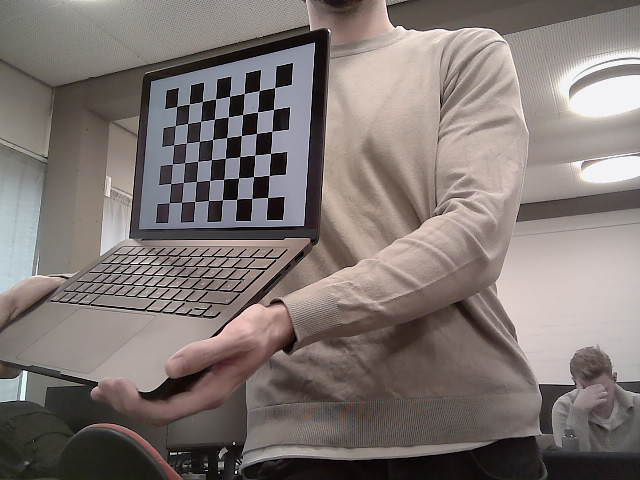
#> input picture Python/imgs/calibration_image_11.png, 640 x 480 px
$ python -i MyRobot.py   (imports and definitions only)
#> lines starting #> are read from the running program, lines starting #| are printed output that depends on the picture; after the words box and inside, x2 and y2 are one past the last pixel; in counts of white or black regions, pixels touching at a corner belong together
#> further down, picture is the input picture: shape (480, 640, 3); mean B, G, R 115.2, 118.2, 127.4
import os
import sys
import inspect
import math
import numpy as np
import time
import cv2
import CameraCalibration
import DectectSmarties as ds


# --- Dynamixel SDK path bootstrap -----------------------
currentdir = os.path.dirname(os.path.abspath(inspect.getfile(inspect.currentframe())))
parentdir = os.path.dirname(currentdir)
sdk_path = os.path.join(parentdir, "DynamixelSDK-3.7.31", "python", "src", "dynamixel_sdk")
if sdk_path not in sys.path:
    sys.path.insert(0, sdk_path)

from dynamixel_sdk import PortHandler, PacketHandler


def cosd(x_deg):  # cos with degrees
    return math.cos(math.radians(x_deg))


def sind(x_deg):  # sin with degrees
    return math.sin(math.radians(x_deg))

# ------------------------------- Camera ---------------------------------------
# Calibration file saved by CameraCalibration.py, next to this script


CALIBRATION_FILE = os.path.join(currentdir, "calibration_data.npz")

# Camera axes expressed in frame 4 (columns = x_c, y_c, z_c).
# z_c = x4 (optical axis points along the gripper). This is ONE plausible mounting -- verify on the robot!
R_EE_CAM = np.array([[ 0,  0, 1],
                     [-1,  0, 0],
                     [ 0, -1, 0]], dtype=float)

# Lens position in frame 4 [mm] (T04 -> T05): the lens is not centred on the gripper
CAM_OFFSET = np.array([-10.0, 25.0, 15.0])


# [51 lines left out: functions load_camera_calibration, camera_transform, translation, pixel_to_3D, not called in this run]


class MyRobot:
    # ----------------------------- Constants (AX-12A) -------------------------
    ADDR_MX_TORQUE_ENABLE = 24       # 1 byte
    ADDR_MX_GOAL_POSITION = 30       # 2 bytes
    ADDR_MX_MOVING_SPEED = 32        # 2 bytes
    ADDR_MX_TORQUE_LIMIT = 34        # 2 bytes
    ADDR_MX_PRESENT_POSITION = 36    # 2 bytes

    PROTOCOL_VERSION = 1.0
    BAUDRATE = 1000000
    DEVICENAME = "COM8"              # e.g., Windows: 'COM3' | Linux: '/dev/ttyUSB0' | Mac: '/dev/tty.usbserial-*'

    TORQUE_ENABLE = 1
    TORQUE_DISABLE = 0
    COMM_SUCCESS = 0
    DXL_MOVING_STATUS_THRESHOLD = 10  # [ticks], not used directly here
    TICKS_PER_DEG = 1.0 / 0.29        # ≈ 3.448275862 ticks per degree
    DEG_PER_TICK = 0.29

    # Link dimensions from the DH model [mm]
    D1 = 46.07
    A2 = 95.18
    A3 = 95.18
    A4 = 60.72

    # ------------------------------- Init -------------------------------------
    # [56 lines left out: function __init__, not called in this run]

    # ----------------------------- Utilities ----------------------------------
    @staticmethod
    def clamp(v, lo, hi):
        return max(lo, min(hi, v))

    @classmethod
    def deg_to_ticks(cls, deg):
        return int(round(deg * cls.TICKS_PER_DEG))

    @classmethod
    def ticks_to_deg(cls, ticks):
        return ticks * cls.DEG_PER_TICK

    # [84 lines left out: functions _check_limits_one, _write1, _write2, _read2, smooth_speed, set_speed and 3 more, not called in this run]

    # ------------------------------- Telemetry --------------------------------
    def get_position(self, motor_id):
        ticks = self._read2(motor_id, self.ADDR_MX_PRESENT_POSITION)
        return self.ticks_to_deg(ticks)

    # [173 lines left out: functions read_joint_angles, forward, inverse, move_j, record_configuration, delete_last_recorded_configuration and 2 more, not called in this run]

# ------------------------------- Smartie pipeline ------------------------------
# 1. Move to the camera pose and take a picture.
# 2. Detect red smarties (HSV pipeline from DectectSmarties.py) -> pixel centres.
# 3. Convert each pixel centre to base-frame [x, y, 0] with pixel_to_3D.
# 4. For each smartie: hover above it, go down to probe, go back up.
# Detection runs on the RAW frame: pixel_to_3D undistorts the points itself.

CAMERA_INDEX = 1
CAMERA_POSE = [0, 0, -61.55, -114.91]  # joint angles [deg] for taking the picture
PROBE_PITCH = -90.0             # gripper pointing straight down
# z = 0 is the robot base (frame 0, as in the DH drawing). The table is 63 mm below it.
TABLE_Z = -56.5                 # table height in the robot frame [mm]
# Measured error correction [mm]: (where the smartie really is) - (where the code says it is)
XY_CORRECTION = np.array([0.0, 0.0])
HOVER_Z = TABLE_Z + 40        # tip 60 mm above the table before/after probing
PROBE_Z = TABLE_Z + 13    # tip 30 mm above the table when probing -- lower a few mm per test
PROBE_TORQUE = [0.5, 0.5, 0.5, 0.3]  # torque limits [0..1] per joint while going down (wrist gives way first)
PROBE_TIMEOUT_S = 3.0           # stop pushing if the probe position isn't reached in time


x_offset = 4
y_offset = 1

# [8 lines left out: function capture_frame, not called in this run]


# Red in HSV (OpenCV hue 0-180). Red wraps around 0, so it needs two ranges.
# Measured through our camera: red smarties hue 6-11 with S ~200-255, orange hue 15-17,
# pink S 65-130 (reddish edge), paper S ~38 -> S >= 160 keeps pink and paper out.
RED_HSV_RANGES = [
    (np.array([0, 160, 40]), np.array([12, 255, 255])),
    (np.array([170, 160, 40]), np.array([180, 255, 255])),
]
SMARTIE_RADIUS_PX = 35  # smartie radius in the image at CAMERA_POSE (measured: ~70 px across)
MIN_AREA_PX = 300        # ignore specks smaller than this


def detect_red_smarties(frame):
    """Pixel centres [[u, v], ...] of red smarties in the raw frame (touching smarties are separated)."""
    hsv = cv2.cvtColor(frame, cv2.COLOR_BGR2HSV)
#> hsv: shape (480, 640, 3); mean H, S, V 35.9, 37.3, 128.8
    mask = np.zeros(hsv.shape[:2], np.uint8)
    for low, high in RED_HSV_RANGES:
        mask |= cv2.inRange(hsv, low, high)
#> this loop made 2 passes
#> pass 1, in detect_red_smarties, `mask |= cv2.inRange(hsv, low, high)`:
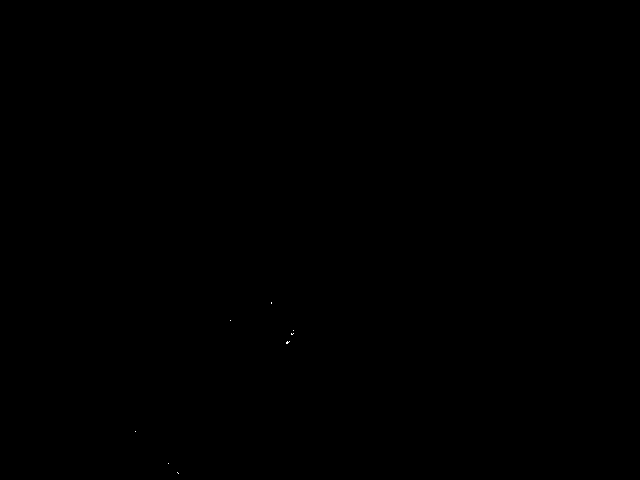
#> mask: shape (480, 640); 0.01% white in thin lines or dots, all inside (x1, y1, x2, y2) = (135, 302, 294, 474)

    # Remove noise
    kernel = cv2.getStructuringElement(cv2.MORPH_ELLIPSE, (5, 5))
    mask = cv2.morphologyEx(mask, cv2.MORPH_OPEN, kernel, iterations=2)
#> mask: shape (480, 640); every value is 0
    contours, _ = cv2.findContours(mask, cv2.RETR_EXTERNAL, cv2.CHAIN_APPROX_SIMPLE)
#> contours = []

    single_area = math.pi * SMARTIE_RADIUS_PX**2
    centres = []
    for cont in contours:
        area = cv2.contourArea(cont)
        if area < MIN_AREA_PX:
            continue

        # How many smarties are in this blob, judged by its size (touching smarties form one blob)
        count = max(1, int(round(area / single_area)))

        if count == 1:
            # Centre of the outer outline (convex hull): ignores dents from highlights
            m = cv2.moments(cv2.convexHull(cont))
            centres.append([int(round(m["m10"] / m["m00"])), int(round(m["m01"] / m["m00"]))])
        else:
            # Split the blob's pixels into `count` groups and take each group's centre
            blob = np.zeros_like(mask)
            cv2.drawContours(blob, [cont], -1, 255, thickness=-1)
            ys, xs = np.nonzero(blob)
            pts = np.column_stack([xs, ys]).astype(np.float32)
            criteria = (cv2.TERM_CRITERIA_EPS + cv2.TERM_CRITERIA_MAX_ITER, 50, 0.5)
            _, _, group_centres = cv2.kmeans(pts, count, None, criteria, 5, cv2.KMEANS_PP_CENTERS)
            centres += [[int(round(u)), int(round(v))] for u, v in group_centres]
#> this loop made 0 passes
#> after the loop, centres = []
    return centres


# [72 lines left out: functions show_targets, find_smarties, probe, centers_to_world, not called in this run]

# [51 lines not run here, left out]
            #robot.disable_motors()


# #Example 2:
# #Demonstrates how to move the robot joints into desired a list of joint positions [degrees]
# #You might need to adjust the offsets in the code above to make the zero point suit your needs.
# #Just comment out the code snippet, input desired joint angle sequence in robot.move_j() and run.

# '''
# if __name__ == "__main__":
# import time
# import numpy as np

# # Create robot instance
# robot = MyRobot()

# if robot.init_status:
#     try:
#         # ----------------- Define the sequence of joint angles -----------------
#         # Each row = [J1, J2, J3, J4] in DEGREES
#         # Adjust these based on your mechanical limits / workspace
#         joint_sequence = np.array([
#             [-12.02, -7.99, -95.76, 13.75],
#             [-11.75, -7.21, -93.14, 10.35],
#             [-11.24, -6.60, -90.47, 7.07],
#             [-10.49, -6.14, -87.85, 3.99],
#             [-9.33, -5.47, -85.76, 1.24],
#             [-7.69, -5.20, -83.63, -1.17],
#             [-5.96, -5.05, -81.82, -3.13],
#             [-4.25, -4.67, -80.78, -4.55],
#             [-2.04, -4.61, -79.95, -5.44],
#             [-0.00, -4.60, -79.66, -5.74],
#             [2.04, -4.61, -79.95, -5.44],
#             [4.25, -4.67, -80.78, -4.55],
#             [5.96, -5.05, -81.82, -3.13],
#             [7.69, -5.20, -83.63, -1.17],
#             [9.33, -5.47, -85.76, 1.24],
#             [10.49, -6.14, -87.85, 3.99],
#             [11.24, -6.60, -90.47, 7.07],
#             [11.75, -7.21, -93.14, 10.35],
#             [12.02, -7.99, -95.76, 13.75],
#             [11.75, -8.85, -98.32, 17.17],
#             [11.24, -9.82, -100.68, 20.50],
#             [10.49, -10.87, -102.80, 23.67],
#             [9.33, -11.60, -105.02, 26.62],
#             [7.69, -12.54, -106.61, 29.14],
#             [5.96, -13.37, -107.84, 31.21],
#             [4.25, -13.76, -109.06, 32.82],
#             [2.04, -14.16, -109.60, 33.76],
#             [-0.00, -14.30, -109.78, 34.08],
#             [-2.04, -14.16, -109.60, 33.76],
#             [-4.25, -13.76, -109.06, 32.82],
#             [-5.96, -13.37, -107.84, 31.21],
#             [-7.69, -12.54, -106.61, 29.14],
#             [-9.33, -11.60, -105.02, 26.62],
#             [-10.49, -10.87, -102.80, 23.67],
#             [-11.24, -9.82, -100.68, 20.50],
#             [-11.75, -8.85, -98.32, 17.17],
#             [-12.02, -7.99, -95.76, 13.75]
#             # return home
#         ])

#         # ----------------- Run the motion sequence -----------------
#         robot.enable_motors()
#         print("\nStarting joint sequence...")
#         time.sleep(1.0)

#         #Number of loops
#         loops = 5

#         for loop in range(loops):
#             print(f"\n🔁 Loop {loop + 1} of {loops} ----------------------------")
#             for idx, pose in enumerate(joint_sequence):
#                 print(f"\n➡️  Moving to pose {idx+1}: {pose}°")
#                 robot.move_j(*pose)
#                 robot.record_configuration()  # save to history
#                 # Read and print measured joint positions
#                 measured = robot.read_joint_angles()
#                 print("Measured (deg):", np.round(measured, 2))
#                 time.sleep(0)  # pause between poses


#     except Exception as e:
#         print("Error during sequence:", e)

#     finally:
#         robot.disable_motors()
#         print("\nMotors disabled. Program finished.")
#

>>> import cv2
>>> picture = cv2.imread('imgs/calibration_image_11.png')
>>> result = detect_red_smarties(picture)
#> result = []
